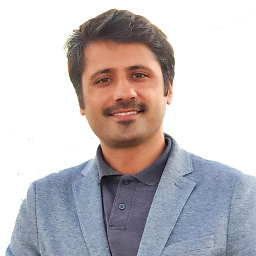
#> input picture my_intereseted_short_codes/numpy/W0Sww.jpg, 256 x 256 px
$ jupyter execute --allow-errors how_numpy_works.ipynb
#> lines starting #> are read from the running program, lines starting #| are printed output that depends on the picture; long printed decimals are rounded
[cell 1]
import numpy as np

a = np.zeros(3)
a
type(a)

a.shape
a.shape = (3, 1)
a

a = np.ones(10)
a

a = np.linspace(2, 10, 5)
a

#> (the rest of this cell did not finish here and is left out)

[cell 2]
#working on photo
from skimage import io
photo = io.imread('W0Sww.jpg')
#> photo is the input picture: shape (256, 256, 3); mean R, G, B 195, 189.5, 192.1
type(photo)

photo.shape
import matplotlib.pyplot as plt
plt.imshow(photo)

[cell 3]
plt.imshow(photo[::-1])
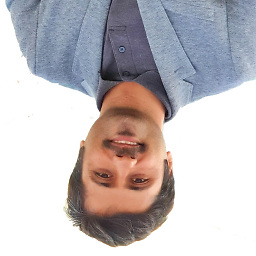
#> shown: shape (256, 256, 3); mean R, G, B 195, 189.5, 192.1

[cell 4]
plt.imshow(photo[:, ::-1])
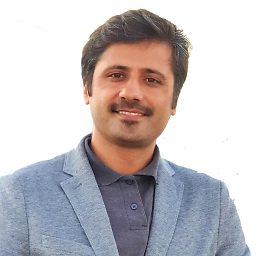
#> shown: shape (256, 256, 3); mean R, G, B 195, 189.5, 192.1

[cell 5]
plt.imshow(photo[50:100, 40:80])
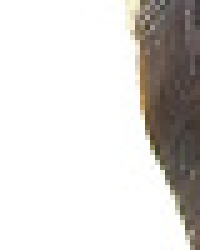
#> shown: shape (50, 40, 3) (shown 5 times larger); mean R, G, B 218.1, 215.4, 212.7

[cell 6]
plt.imshow(photo[::2, ::2])
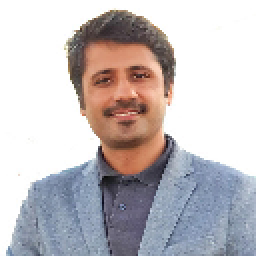
#> shown: shape (128, 128, 3) (shown 2 times larger); mean R, G, B 195.3, 189.7, 192.3

[cell 7]
photo_sin = np.sin(photo)
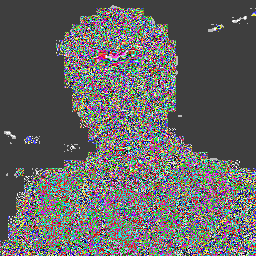
#> photo_sin: shape (256, 256, 3) float16; mean R, G, B -0.21, -0.212, -0.213; drawn with min black and max white
photo_sin

[cell 8]
print(np.sum(photo))
#| 37784899
print(np.prod(photo))
#| 0
print(np.mean(photo))
#| 192.184
print(np.std(photo))
#| 66.820
print(np.var(photo))
#| 4464.921
print(np.argmin(photo))
#| 75659
print(np.argmax(photo))
#| 0

[cell 9]
z = np.array([1, 2, 3, 4, 5])
z>3

[cell 10]
z[z>2]

[cell 11]
photo_masked = np.where(photo > 100, 255, 0)
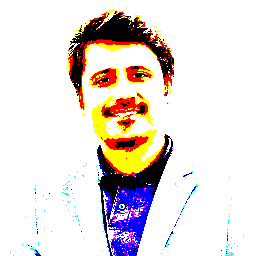
#> photo_masked: shape (256, 256, 3) int64; mean R, G, B 230, 220.9, 217.8

[cell 12]
plt.imshow(photo_masked)

[cell 13]
plt.imshow(photo[:, :, 0].T)
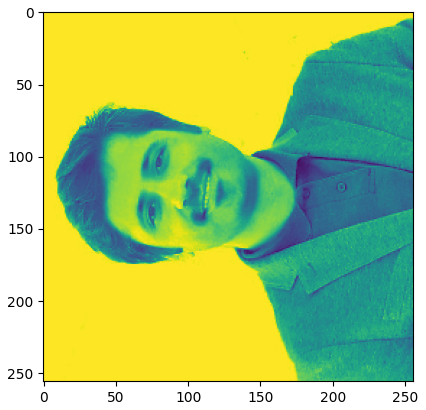
#> figure drawn by matplotlib, 1 panel
